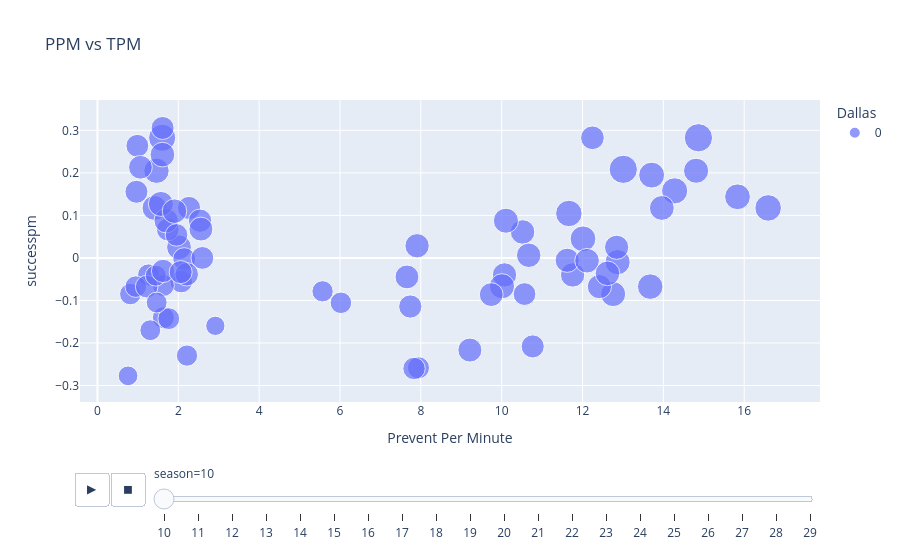

Notebook cell for this chart:
### Markdown cell above
Now that our dataset is ready to go, we can start to investigate the data more thoroughly. Let's take a look at some of the statistics that are considered the most important by the MLTP community according to our SME. For defenders, the five most important stats are usually considered to be Tags, Returns, Prevent, Kill/Death Ratio, and Powerups. For offenders, the top five are generally believed to be Captures, Grabs, Hold, Scoring Percentage, and Powerups.

We will start off looking at Prevent/Min vs Capture Differential/Min with the size of the data points representing 'score/min'. Score is the overall player evaluation statistic that is baked into the game by the developer, which is ignored entirely by the competitive community.

### Code cell
import plotly.express as px

ppm_all = px.scatter(MLTP_master_stats, x="ppm", y="successpm",
size="scorepm", color="Dallas", animation_frame="season",
hover_data=["player"],
labels={'ppm': 'Prevent Per Minute', 'tpm': 'Tags Per Minute'},
title='PPM vs TPM')

ppm_all.update_layout(scene=dict(xaxis=dict(title='Prevent Per Minute'),
yaxis=dict(title='Tags Per Minute')), height = 900)
ppm_all.show()

### Figure 1 — Plotly figure (JSON) as saved in the notebook; plotly's stock layout.template omitted (floating-point values rounded to 4 significant figures)
{"data": [{"customdata": [["Altiger"], ["Death Pickle"], ["BigBird"], ["Vials"], ["Mr.Gone"], ["Sundown"], ["dywz"], ["yank"], ["ooo killem"], ["bad"], ["Stojakovic"], ["Dalek"], ["Iblis"], ["Crippy"], ["Fronj"], ["SuperSans"], ["MiIky"], ["Bal McCartny"], ["sIide"], ["Ty"], ["Ball God"], ["dodsfall"], ["donuts42"], ["MrFruitzy"], ["BALLDON'TLIE"], ["wanker -->"], ["DudeMcGuy"], ["Eashy"], ["timeboy"], ["Mufro"], ["GriefSeeds"], ["BAllstar"], ["LEBRON*JAMES"], ["Mr.Glass"], ["Arbybear"], ["YoungSinatra"], ["toasty."], ["i'm high"], ["lukemoo"], ["Have mad"], ["Stann"], ["Brake"], ["SIDE"], ["danisk"], ["okthen"], ["Turbo"], ["CB13"], ["Mr. Hat"], ["DEAD NAN"], ["owen"], ["Legman"], ["Prizm"], ["ProTagonist_"], ["C Bivvey"], ["Syniikal"], ["jjpoole"], ["Abe Lincoln"], ["np"], ["FLYMOLO"], ["WowSuchPro"], ["Gem"], ["Romulus"], ["intercest"], ["iAaronK"], ["Stalin"], ["Legion"], ["Eggo"], ["Dodge"], ["Wanye"], ["Some Paul"], ["DOKE"], ["swerve"]], "hovertemplate": "Dallas=0<br>season=10<br>Prevent Per Minute=%{x}<br>successpm=%{y}<br>scorepm=%{marker.size}<br>player=%{customdata[0]}<extra></extra>", "legendgroup": "0", "marker": {"color": "#636efa", "size": [4.061, 3.947, 4.2, 3.237, 3.925, 3.883, 3.473, 3.994, 3.406, 3.547, 4.11, 4.407, 4.4, 4.552, 3.389, 3.447, 3.07, 4.17, 4.641, 3.612, 3.96, 4.173, 4.208, 2.588, 3.167, 3.222, 3.962, 3.888, 3, 3.449, 5.303, 3.459, 4.885, 3.723, 4.085, 4.678, 3.506, 4.149, 3.828, 2.877, 3.535, 3.766, 3.88, 3.092, 3.797, 4.32, 4.017, 3.41, 3.662, 2.928, 4.263, 3.579, 3.729, 4.028, 4.188, 3.779, 5.294, 3.592, 3.236, 2.993, 3.078, 3.157, 3.522, 4.458, 2.471, 3.401, 3.929, 3.344, 3.985, 2.89, 3.517, 4.043], "sizemode": "area", "sizeref": 0.01326, "symbol": "circle"}, "mode": "markers", "name": "0", "orientation": "v", "showlegend": true, "type": "scatter", "x": [2.017, 11.76, 12.87, 1.265, 10.07, 11.62, 2.146, 10.52, 1.739, 2.265, 1.41, 12.01, 15.83, 14.28, 2.072, 10.56, 0.8125, 12.76, 11.66, 2.538, 1.7, 10.11, 10.01, 0.7563, 1.633, 1.63, 10.67, 12.84, 5.569, 2.595, 14.87, 0.9864, 1.6, 12.24, 13.96, 16.59, 0.9639, 1.568, 9.214, 1.307, 10.77, 9.741, 12.42, 0.9475, 2.559, 13.68, 12.11, 1.218, 2.208, 1.442, 1.46, 7.739, 1.063, 12.62, 14.81, 7.656, 13.01, 1.622, 7.942, 2.215, 6.022, 1.764, 2.058, 13.71, 2.916, 1.955, 7.907, 7.832, 1.905, 1.465, 1.611, 1.607], "xaxis": "x", "y": [0.025, -0.04, -0.01, -0.04, -0.04, -0.005571, -0.002703, 0.06105, 0.06667, 0.1175, 0.1175, 0.04491, 0.1437, 0.1577, -0.05556, -0.085, -0.085, -0.085, 0.1045, 0.0875, 0.0875, 0.0875, -0.06667, -0.2773, -0.065, -0.1405, 0.00625, 0.025, -0.07859, 0, 0.2825, 0.2636, 0.2825, 0.2825, 0.1175, 0.1175, 0.1556, 0.127, -0.2167, -0.17, -0.2081, -0.08629, -0.0675, -0.0675, 0.0678, -0.0675, -0.006601, -0.0675, -0.03846, -0.04167, 0.205, -0.1143, 0.2132, -0.03631, 0.205, -0.04469, 0.2083, -0.03056, -0.2583, -0.2296, -0.1056, -0.1429, -0.03333, 0.1947, -0.1597, 0.05405, 0.02857, -0.26, 0.11, -0.105, 0.3056, 0.2429], "yaxis": "y"}], "layout": {"autosize": true, "legend": {"itemsizing": "constant", "title": {"text": "Dallas"}, "tracegroupgap": 0}, "scene": {"xaxis": {"title": {"text": "Prevent Per Minute"}}, "yaxis": {"title": {"text": "Tags Per Minute"}}}, "sliders": [{"active": 0, "currentvalue": {"prefix": "season="}, "len": 0.9, "pad": {"b": 10, "t": 60}, "steps": [{"args": [["10"], {"frame": {"duration": 0, "redraw": false}, "fromcurrent": true, "mode": "immediate", "transition": {"duration": 0, "easing": "linear"}}], "label": "10", "method": "animate"}, {"args": [["11"], {"frame": {"duration": 0, "redraw": false}, "fromcurrent": true, "mode": "immediate", "transition": {"duration": 0, "easing": "linear"}}], "label": "11", "method": "animate"}, {"args": [["12"], {"frame": {"duration": 0, "redraw": false}, "fromcurrent": true, "mode": "immediate", "transition": {"duration": 0, "easing": "linear"}}], "label": "12", "method": "animate"}, {"args": [["13"], {"frame": {"duration": 0, "redraw": false}, "fromcurrent": true, "mode": "immediate", "transition": {"duration": 0, "easing": "linear"}}], "label": "13", "method": "animate"}, {"args": [["14"], {"frame": {"duration": 0, "redraw": false}, "fromcurrent": true, "mode": "immediate", "transition": {"duration": 0, "easing": "linear"}}], "label": "14", "method": "animate"}, {"args": [["15"], {"frame": {"duration": 0, "redraw": false}, "fromcurrent": true, "mode": "immediate", "transition": {"duration": 0, "easing": "linear"}}], "label": "15", "method": "animate"}, {"args": [["16"], {"frame": {"duration": 0, "redraw": false}, "fromcurrent": true, "mode": "immediate", "transition": {"duration": 0, "easing": "linear"}}], "label": "16", "method": "animate"}, {"args": [["17"], {"frame": {"duration": 0, "redraw": false}, "fromcurrent": true, "mode": "immediate", "transition": {"duration": 0, "easing": "linear"}}], "label": "17", "method": "animate"}, {"args": [["18"], {"frame": {"duration": 0, "redraw": false}, "fromcurrent": true, "mode": "immediate", "transition": {"duration": 0, "easing": "linear"}}], "label": "18", "method": "animate"}, {"args": [["19"], {"frame": {"duration": 0, "redraw": false}, "fromcurrent": true, "mode": "immediate", "transition": {"duration": 0, "easing": "linear"}}], "label": "19", "method": "animate"}, {"args": [["20"], {"frame": {"duration": 0, "redraw": false}, "fromcurrent": true, "mode": "immediate", "transition": {"duration": 0, "easing": "linear"}}], "label": "20", "method": "animate"}, {"args": [["21"], {"frame": {"duration": 0, "redraw": false}, "fromcurrent": true, "mode": "immediate", "transition": {"duration": 0, "easing": "linear"}}], "label": "21", "method": "animate"}, {"args": [["22"], {"frame": {"duration": 0, "redraw": false}, "fromcurrent": true, "mode": "immediate", "transition": {"duration": 0, "easing": "linear"}}], "label": "22", "method": "animate"}, {"args": [["23"], {"frame": {"duration": 0, "redraw": false}, "fromcurrent": true, "mode": "immediate", "transition": {"duration": 0, "easing": "linear"}}], "label": "23", "method": "animate"}, {"args": [["24"], {"frame": {"duration": 0, "redraw": false}, "fromcurrent": true, "mode": "immediate", "transition": {"duration": 0, "easing": "linear"}}], "label": "24", "method": "animate"}, {"args": [["25"], {"frame": {"duration": 0, "redraw": false}, "fromcurrent": true, "mode": "immediate", "transition": {"duration": 0, "easing": "linear"}}], "label": "25", "method": "animate"}, {"args": [["26"], {"frame": {"duration": 0, "redraw": false}, "fromcurrent": true, "mode": "immediate", "transition": {"duration": 0, "easing": "linear"}}], "label": "26", "method": "animate"}, {"args": [["27"], {"frame": {"duration": 0, "redraw": false}, "fromcurrent": true, "mode": "immediate", "transition": {"duration": 0, "easing": "linear"}}], "label": "27", "method": "animate"}, {"args": [["28"], {"frame": {"duration": 0, "redraw": false}, "fromcurrent": true, "mode": "immediate", "transition": {"duration": 0, "easing": "linear"}}], "label": "28", "method": "animate"}, {"args": [["29"], {"frame": {"duration": 0, "redraw": false}, "fromcurrent": true, "mode": "immediate", "transition": {"duration": 0, "easing": "linear"}}], "label": "29", "method": "animate"}], "x": 0.1, "xanchor": "left", "y": 0, "yanchor": "top"}], "title": {"text": "PPM vs TPM"}, "updatemenus": [{"buttons": [{"args": [null, {"frame": {"duration": 500, "redraw": false}, "fromcurrent": true, "mode": "immediate", "transition": {"duration": 500, "easing": "linear"}}], "label": "&#9654;", "method": "animate"}, {"args": [[null], {"frame": {"duration": 0, "redraw": false}, "fromcurrent": true, "mode": "immediate", "transition": {"duration": 0, "easing": "linear"}}], "label": "&#9724;", "method": "animate"}], "direction": "left", "pad": {"r": 10, "t": 70}, "showactive": false, "type": "buttons", "x": 0.1, "xanchor": "right", "y": 0, "yanchor": "top"}], "xaxis": {"anchor": "y", "autorange": true, "domain": [0, 1], "range": [-0.2963, 17.7], "title": {"text": "Prevent Per Minute"}, "type": "linear"}, "yaxis": {"anchor": "x", "autorange": true, "domain": [0, 1], "range": [-0.3226, 0.3528], "title": {"text": "successpm"}, "type": "linear"}}}
